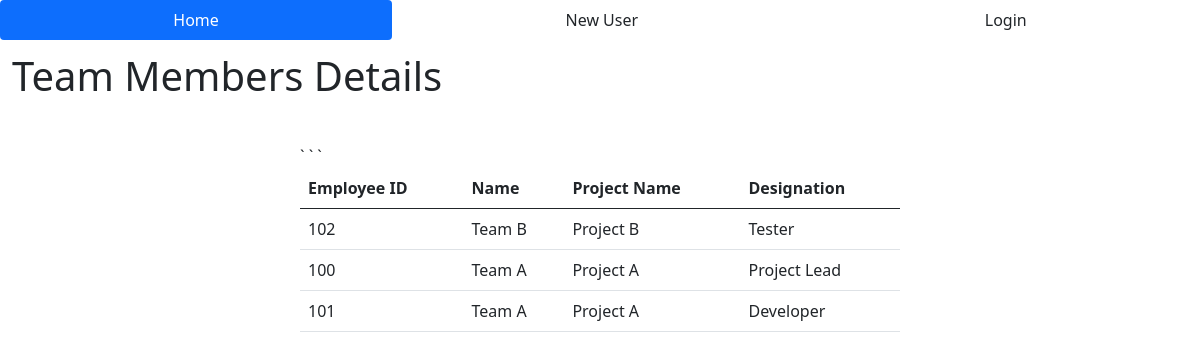
The page /teams/103 on the database its author committed.
### EDMA/models.py (models this page shows)
class Team(db.Model):
    id = db.Column(db.Integer, primary_key=True)
    name = db.Column(db.String(25), nullable=False)
    proj = db.Column(db.String(25),  nullable=False)
    designation = db.Column(db.String(25), nullable=False)
    emp_id = db.Column(db.Integer, db.ForeignKey('employee.emp_id'))

### EDMA/routes.py (the view)
@app.route('/teams/<int:emp_id>')
def viewTeam(emp_id):
    tlis = Team.query.filter_by(emp_id=emp_id).all()
    tnames = []
    for t in tlis:
        if not t.name in tnames:
            tnames.append(t.name)
    print(tnames)
    lis = []
    for tn in tnames:
        lis.extend(Team.query.filter_by(name=tn).all())
    print(lis)
    lis_copy = lis[:]
    for t in lis_copy:
        if t.emp_id == emp_id:
            lis.remove(t)
            print(lis)
    print(lis)
    if len(lis) == 0:
        flash("You don't have any Team Members", category='info')
        return redirect(url_for('index'))
    else:
        print(lis)
        return render_template('viewTeam.html', tdet=lis, emp_id=emp_id)

### EDMA/templates/viewTeam.html (shortened to what this page needs)
{% extends 'base.html' %}
{% block body %}
<h1>Team Members Details</h1>
<div class="form-div">
    <table class="table">
    <thead>
      <tr>
          <th scope="col">Employee ID</th>
          <th scope="col">Name</th>
          <th scope="col">Project Name</th>
          <th scope="'col">Designation</th>
      </tr>
    </thead>
    <tbody>
        {% for mt in tdet %}
            {% if mt.emp_id != emp_id %}
        `       <tr>
                   <td>{{ mt.emp_id }}</td>
                   <td>{{ mt.name }}</td>
                   <td>{{ mt.proj }}</td>
                   <td>{{ mt.designation }}</td>
               </tr>
            {% endif %}
        {% endfor %}
{% endblock %}

### EDMA/static/main.css (style rules this page uses)
h1 { padding: 1%; }
.form-div { width: 50%; margin: auto; padding-top: 1.5em; }

### rows shown on the page
Team: emp_id "102", name "Team B", proj "Project B", designation "Tester"
Team: emp_id "100", name "Team A", proj "Project A", designation "Project Lead"
Team: emp_id "101", name "Team A", proj "Project A", designation "Developer"
